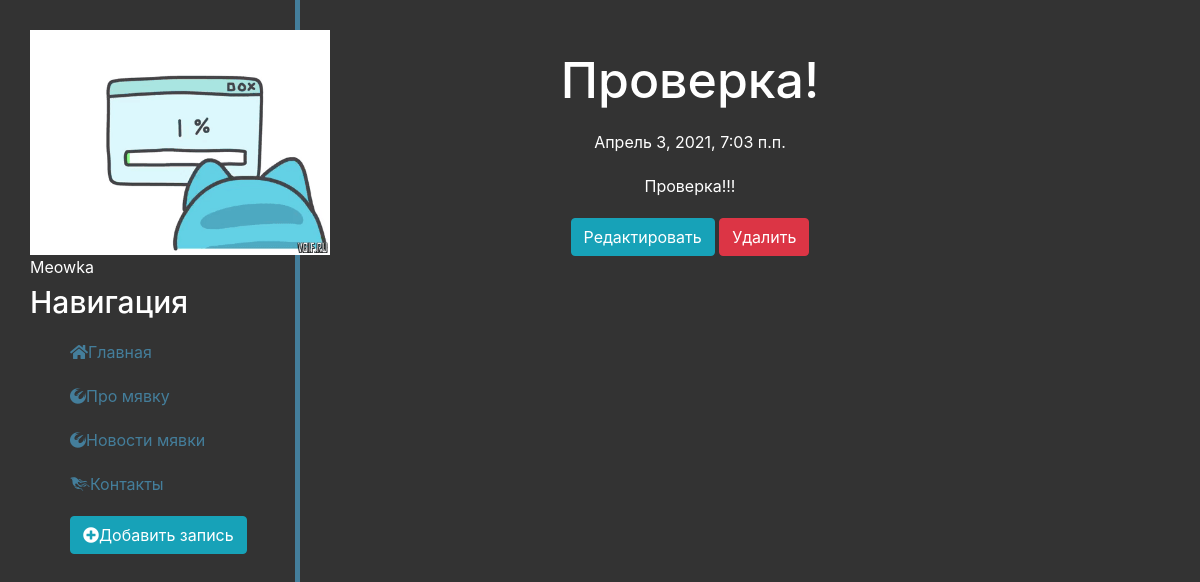
Screenshot of /news/1 with the database file from the repository.
### news/models.py (models this page shows, shortened)
class Article(models.Model):
    title=models.CharField("Название", max_length=200,default='Пошел на хуй') #создаю поле на ограниченное число символов
    anons=models.CharField("Анонс", max_length=200,default='Пошел на хуй')
    full_text=models.TextField("Статья")#создаем поле с большим кол-вом симоволов
    date=models.DateTimeField("Дата и время публикации")
    class Meta:
        verbose_name='Новость'
        verbose_name_plural = 'Новости'

### news/views.py (the view)
# urls.py: path('<int:pk>',views.NewsDetailView.as_view() , name="news-detail"),
class NewsDetailView(DetailView):
    model=Article
    template_name = "news/details_view.html"
    context_object_name = "article"

### news/templates/news/details_view.html (shortened to what this page needs)
{% extends 'main/layout.html' %}
{% block content %}
    <div class="features">
        <h1>{{ article.title }}</h1>
        <p>{{ article.date }}</p>
        <p>{{ article.full_text }}</p>
        <a href="{% url 'news-update' article.id %}" class="btn btn-info">Редактировать</a>
        <a href="{% url 'news-delete' article.id %}" class="btn btn-danger">Удалить</a>
    </div>
{% endblock %}

### main/static/main/css/main.css (style rules this page uses)
body { background: #333333; }
main .features { float: left; color: #FFFFFF; margin-top: 50px; text-align: center; width: 65%; }
main .features h1 { font-size: 50px }
main .features p { max-width: 400px; margin:20px auto; }

### rows the page displays
Article: title "Проверка!", date "Апрель 3, 2021, 7:03 п.п.", full_text "Проверка!!!"
